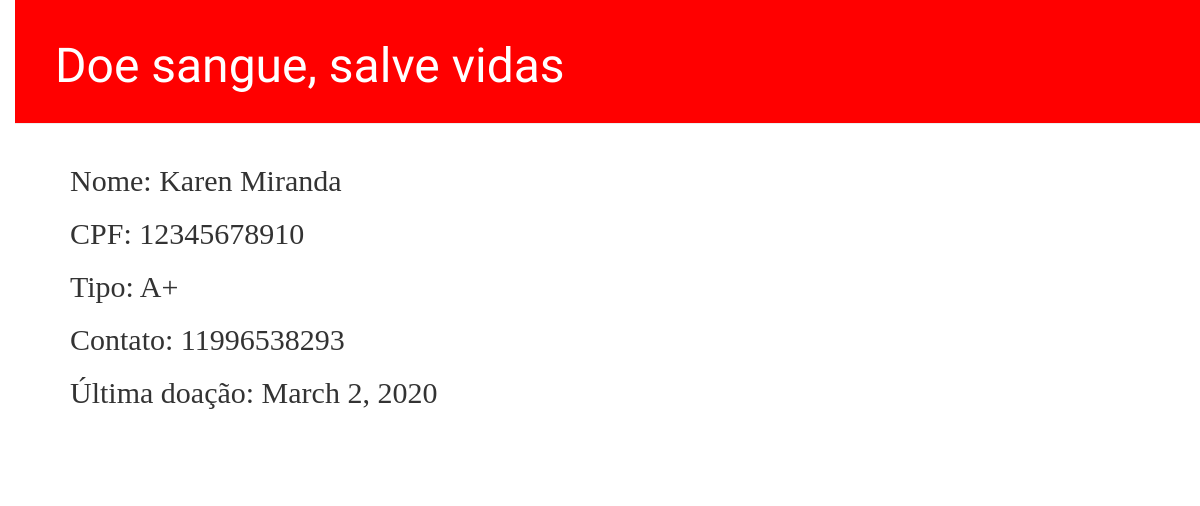
Screenshot of /doner/6/detail/ with the database file from the repository.
### blood/models.py (models this page shows, shortened)
class Doner(models.Model):
    name = models.CharField(max_length=200)
    blood_type = models.CharField(max_length=3)
    birth_date = models.CharField(max_length=10, null=True)
    cpf = models.CharField(max_length=11)
    phone_number = models.CharField(max_length=11)
    donating_date = models.DateTimeField(default=timezone.now)
    last_notified = models.DateTimeField(default=timezone.now)

### blood/views.py (the view)
# urls.py: path('doner/<int:pk>/detail/', views.doner_detail, name='doner_detail'),
def doner_detail(request, pk):
    doner = get_object_or_404(Doner, pk=pk)
    return render(request, 'blood/doner_detail.html', {'doner': doner})

### blood/templates/blood/doner_detail.html
{% extends 'blood/base.html' %}
{% block content %}
    <div class="doner">
        <h2>Nome: {{ doner.name }}</h2>
        <h2>CPF: {{ doner.cpf }}</h2>
        <h2>Tipo: {{ doner.blood_type }}</h2>
        <h2>Contato: {{ doner.phone_number }}</h2>
        <h2>Última doação: {{ doner.donating_date.date }}</h2>
    </div>
{% endblock %}

### blood/static/css/blood.css (style rules this page uses)
body { padding-left: 15px; }
h1, h2, h3, h4 { font-family: 'Lobster', cursive; }
.doner { margin-bottom: 70px; }

### rows the page displays
Doner: name "Karen Miranda", cpf "12345678910", blood_type "A+", phone_number "11996538293", donating_date "March 2, 2020"
